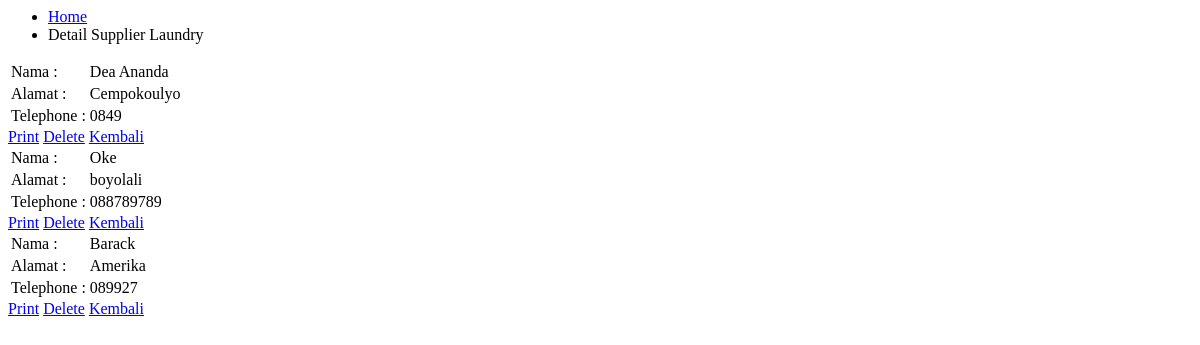
/modules/supplier/supplier-show.php, run on an earlier commit of the app's database.
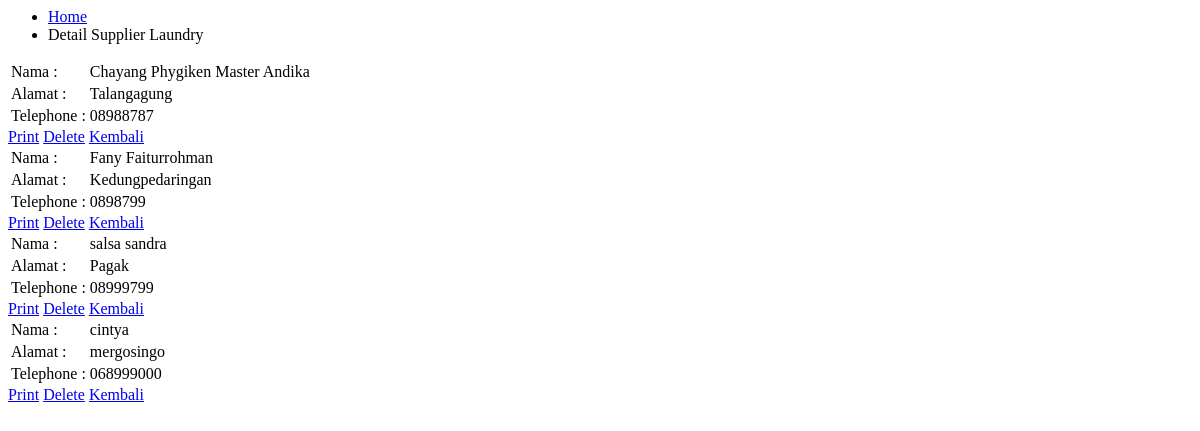
And on a later commit of the database.
### tables this page shows
CREATE TABLE `supplier` (
  `id` int(11) NOT NULL,
  `nama` varchar(50) NOT NULL,
  `alamat` varchar(50) NOT NULL,
  `telp` varchar(50) NOT NULL
);

### database.php (called while the page is built, shortened)
<?php
class Database {
	private $db_host = "localhost";
	private $db_user = "root";
	private $db_pass = "";
	private $db_name = "11_deaamaliaputri_laundry";
	var $con = false;
    var $myconn = "";
	var $result = array();
    function __construct() {
        if(!$this->con){
            $this->myconn = new mysqli($this->db_host, $this->db_user, $this->db_pass, $this->db_name);
            if($this->myconn->connect_errno > 0){
                array_push($this->result, $this->myconn->connect_error);
                return false;
            }else{
                $this->myconn->set_charset('utf8');
                $this->con = true;
                return true;
            }
        } else {
            return true;
        }
    }
	public function select($table, $rows = '*', $join = null,$join2 = null , $where = null, $order = null, $limit = null){
		$q = 'SELECT '.$rows.' FROM '.$table;
        if($this->tableExists($table)){
        	$query = $this->myconn->query($q);
			if($query){
				$this->numResults = $query->num_rows;
				for($i = 0; $i < $this->numResults; $i++){
					$r = $query->fetch_array();
                	$key = array_keys($r);
                	for($x = 0; $x < count($key); $x++){
                    	if(!is_int($key[$x])){
                    		if($query->num_rows >= 1){
                    			$this->result[$i][$key[$x]] = $r[$key[$x]];
							}else{
								$this->result[$i][$key[$x]] = null;
							}
						}
					}
				}
				return true;
			}else{
				array_push($this->result, $this->myconn->error);
				return false;
			}
      	}else{
      		return false;
    	}
    }
	private function TableExists($table) {
    	$res = $this->myconn->query('SHOW TABLES LIKE "'.$table.'"');
    	if(isset($res->num_rows)) {
        	return $res->num_rows > 0 ? true : false;
    	} else {
    		array_push($this->result, $table." does not exist in this database");
    		return false;
    	}
	}
    public function getResult(){
        $val = $this->result;
        $this->result = array();
        return $val;
    }
}

### modules/supplier/supplier-show.php (the view, shortened to what this page needs)
<?php require_once("database.php");
?>
<nav aria-label="You are here:" role="navigation">
<ul class="breadcrumbs">
  <li>
    <a href="?module=supplier?">Home</a></li>
  <li class="disabled">Detail Supplier Laundry</li>
</ul>
</nav>
<div class="grid-x grid-padding-x">
<?php
$db = new Database();
$db->select('supplier',
'supplier.id,
supplier.nama,
supplier.alamat,
supplier.telp'
);
$res= $db->getResult();
if(count($res) == 0){ ?>
  <table>
    <tbody>
      <tr>
        <td>Data yang anda cari tidak ada atau terhapus</td>
      </tr>
    </tbody>
  </table>
<?php }else{
  foreach ($res as &$r){
?>
<table id="print-area">
  <tbody>
<tr>
  <td>Nama :</td>
  <td><?php echo $r['nama']; ?></td>
</tr>
<tr>
  <td>Alamat :</td>
  <td><?php echo $r['alamat']; ?></td>
</tr>
<tr>
  <td>Telephone :</td>
  <td><?php echo $r['telp']; ?></td>
</tr>
  </tbody>
</table>
<a class="button" href="javascript:printDiv('print-area');" >Print</a>
<a href="?modules supplier-delete&id=<?php echo $r['id']; ?>"onClick='return confirm("Apakah yakin menghapus?")' class="alert button">Delete</a>
<a class="button" href='javascript:self.history.back();'>Kembali</a>
</div>
<?php }}?>

What changed in the data, as far as the page shows it:
changed supplier: nama "Dea Ananda" → "Chayang Phygiken Master Andika"; alamat "Cempokoulyo" → "Talangagung"; telp "0849" → "08988787"
changed supplier: nama "Oke" → "Fany Faiturrohman"; alamat "boyolali" → "Kedungpedaringan"; telp "088789789" → "0898799"
added supplier: nama "salsa sandra", alamat "Pagak", telp "08999799"
changed supplier: nama "Barack" → "cintya"; alamat "Amerika" → "mergosingo"; telp "089927" → "068999000"
